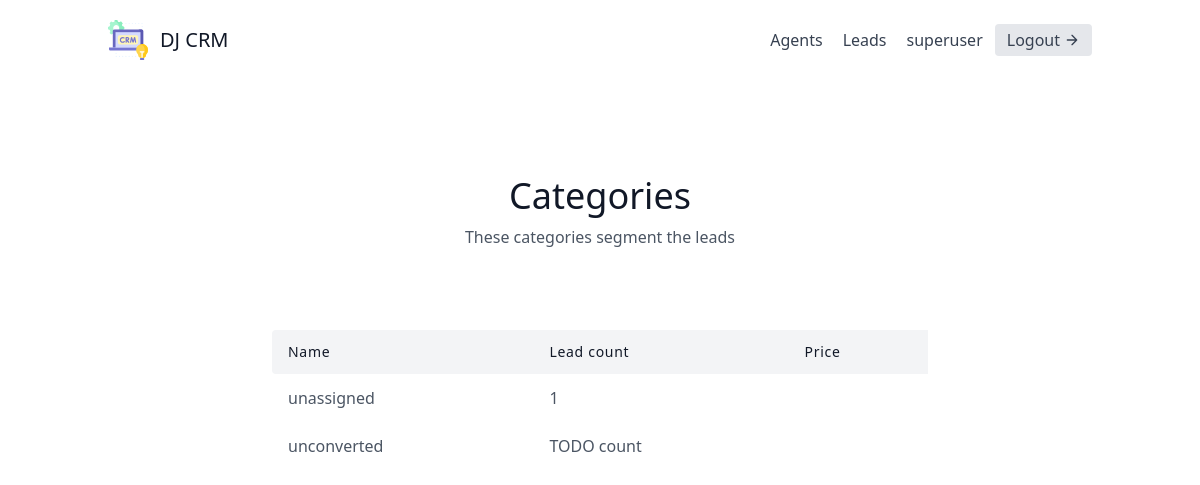
Page /leads/categories/ (signed in) on the earlier database version.
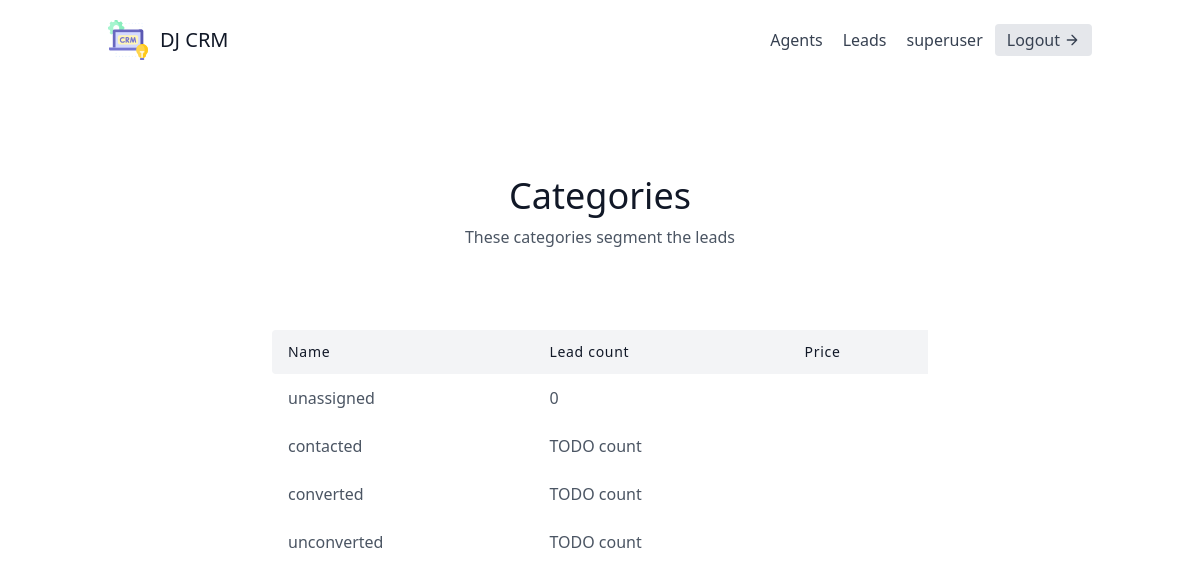
Same page on the later database version.
### leads/models.py (models this page shows, shortened)
class User(AbstractUser):
    is_organizer = models.BooleanField(default=True)
    is_agent = models.BooleanField(default=False)

class Category(models.Model):
    name = models.CharField(max_length=30)
    organization = models.ForeignKey(UserProfile, on_delete=models.CASCADE)

### leads/views.py (the view)
# urls.py: path("categories/", CategoryListView.as_view(), name="category-list"),
class CategoryListView(LoginRequiredMixin, generic.ListView):
    template_name = "leads/category_list.html"
    context_object_name = "category_list"
    def get_context_data(self, **kwargs):
        user = self.request.user
        context = super(CategoryListView, self).get_context_data(**kwargs)
        if user.is_organizer:
            queryset = Lead.objects.filter(organization=user.userprofile)
        else:
            queryset = Lead.objects.filter(organization=user.agent.organization)
        context.update({
            "unassigned_lead_count": queryset.filter(category__isnull=True).count()
        })
        return context
    def get_queryset(self):
        user = self.request.user
        if user.is_organizer:
            queryset = Category.objects.filter(organization=user.userprofile)
        else:
            queryset = Category.objects.filter(organization=user.agent.organization)
        return queryset

### leads/templates/leads/category_list.html
{% extends "base.html" %}
{% block content %}
<section class="text-gray-600 body-font">
    <div class="container px-5 py-24 mx-auto">
      <div class="flex flex-col text-center w-full mb-20">
        <h1 class="sm:text-4xl text-3xl font-medium title-font mb-2 text-gray-900">Categories</h1>
        <p class="lg:w-2/3 mx-auto leading-relaxed text-base">These categories segment the leads</p>
      </div>
      <div class="lg:w-2/3 w-full mx-auto overflow-auto">
        <table class="table-auto w-full text-left whitespace-no-wrap">
          <thead>
            <tr>
              <th class="px-4 py-3 title-font tracking-wider font-medium text-gray-900 text-sm bg-gray-100 rounded-tl rounded-bl">Name</th>
              <th class="px-4 py-3 title-font tracking-wider font-medium text-gray-900 text-sm bg-gray-100">Lead count</th>
              <th class="px-4 py-3 title-font tracking-wider font-medium text-gray-900 text-sm bg-gray-100">Price</th>
            </tr>
          </thead>
          <tbody>
            <tr>
                <td class="px-4 py-3">unassigned</td>
                <td class="px-4 py-3">{{unassigned_lead_count}}</td>
            </tr>
            {% for category in category_list %}
            <tr>
              <td class="px-4 py-3">
                <a href="{% url 'leads:category-detail' category.pk %}">{{category.name}}</a>
              </td>
                <td class="px-4 py-3">TODO count</td>
            </tr>
            {% endfor %}
          </tbody>
        </table>
      </div>
    </div>
  </section>
{% endblock content %}

### templates/base.html (shortened to what this page needs)
{% load static %}
<!DOCTYPE html>
<html lang="en">
  <head>
    <link rel="stylesheet" href="{% static 'css/styles.css' %}">
    <link
      rel="stylesheet"
      href="https://unpkg.com/tailwindcss@^2/dist/tailwind.min.css"
    />
  </head>
  <body>
    <div class="max-w-7xl mx-auto ">
        {% include 'navbar.html' %}
        {% block content %}
        {% endblock content %}
    </div>
  </body>
</html>

### templates/navbar.html (shortened to what this page needs)
<header class="text-gray-700 body-font">
    <div class="container mx-auto flex flex-wrap p-5 flex-col md:flex-row items-center">
      <a href="" class="flex title-font font-medium items-center text-gray-900 mb-4 md:mb-0">
        <span class="ml-3 text-xl">DJ CRM</span>
      </a>
      <nav class="md:ml-auto flex flex-wrap items-center text-base justify-center">
          {% if not request.user.is_authenticated %}
            <a href="{% url 'signup'%}" class="mr-5 hover:text-gray-900">Signup</a>
          {% else %}
            {% if request.user.is_organizer %}
              <a href="{% url 'agents:agent-list' %}" class="mr-5 hover:text-gray-900">Agents</a>
            {% endif %}
              <a href="{% url 'leads:lead-list' %}" class="mr-5 hover:text-gray-900">Leads</a>
          {% endif %}
        </nav>
      {% if request.user.is_authenticated %}
      {{request.user.username}}
      <a href="{% url 'logout'%}" class="ml-3 inline-flex items-center bg-gray-200 border-0 py-1 px-3 focus:outline-none hover:bg-gray-300 rounded text-base mt-4 md:mt-0">
        Logout
          <svg fill="none" stroke="currentColor" stroke-linecap="round" stroke-linejoin="round" stroke-width="2" class="w-4 h-4 ml-1" viewBox="0 0 24 24">
              <path d="M5 12h14M12 5l7 7-7 7"></path>
          </svg>
      </a>
      {% endif %}
    </div>
</header>

Differences in the rows shown:
now on this page (row edited): Category: name "contacted"
now on this page (row edited): Category: name "converted"
Other differences:
{{ unassigned_lead_count }}: "1" → "0"
